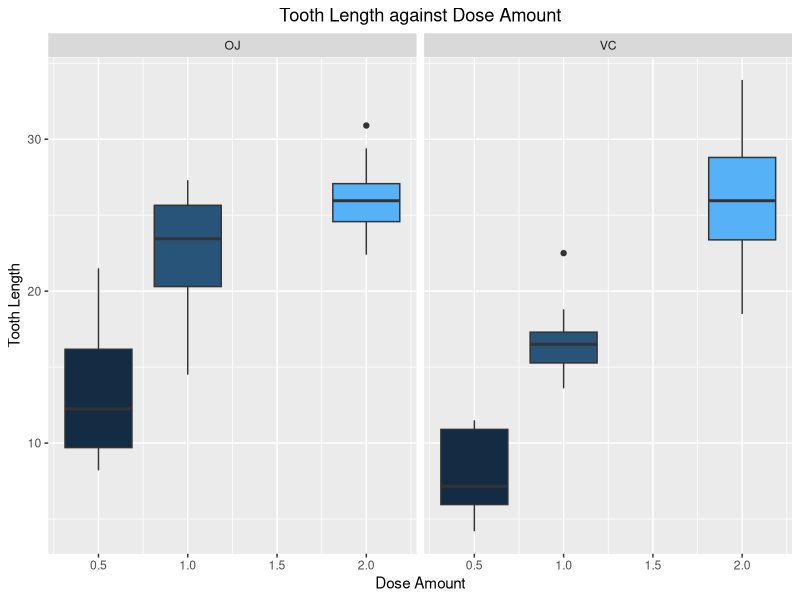

The R script that drew this image:
## ---- chunk 1
data("ToothGrowth")
## ---- chunk 2
summary(ToothGrowth)
## ---- chunk 3
head(ToothGrowth)
## ---- chunk 4
library(ggplot2)
ggplot(data = ToothGrowth, aes(x = dose, y = len)) + 
                geom_boxplot(aes(fill = dose, group = dose)) + 
                        facet_grid( ~ supp) +
                                labs(x = "Dose Amount", y = "Tooth Length", 
                                     title = "Tooth Length against Dose Amount") +
                                        theme(plot.title = element_text(hjust = 0.5), 
                                              legend.position = "none")
## ---- chunk 5
ToothGrowth$dose <- as.factor(ToothGrowth$dose)
t1 <- t.test(data = ToothGrowth, len ~ supp)
ToothGrowth_0.5_1.0 <- subset(ToothGrowth, ToothGrowth$dose %in% c(0.5, 1.0))
t2 <- t.test(len ~ dose,data = ToothGrowth_0.5_1.0)
ToothGrowth_0.5_2.0 <- subset(ToothGrowth, ToothGrowth$dose %in% c(0.5, 2.0))
t3 <- t.test(len ~ dose,data = ToothGrowth_0.5_2.0)
ToothGrowth_1.0_2.0 <- subset(ToothGrowth, ToothGrowth$dose %in% c(1.0, 2.0))
t4 <- t.test(len ~ dose,data = ToothGrowth_1.0_2.0)
## ---- chunk 6
t1$estimate
t1$p.value
t1$conf.int
## ---- chunk 7
t2$estimate
t2$p.value
t2$conf.int
## ---- chunk 8
t3$estimate
t3$p.value
t3$conf.int
## ---- chunk 9
t4$estimate
t4$p.value
t4$conf.int
